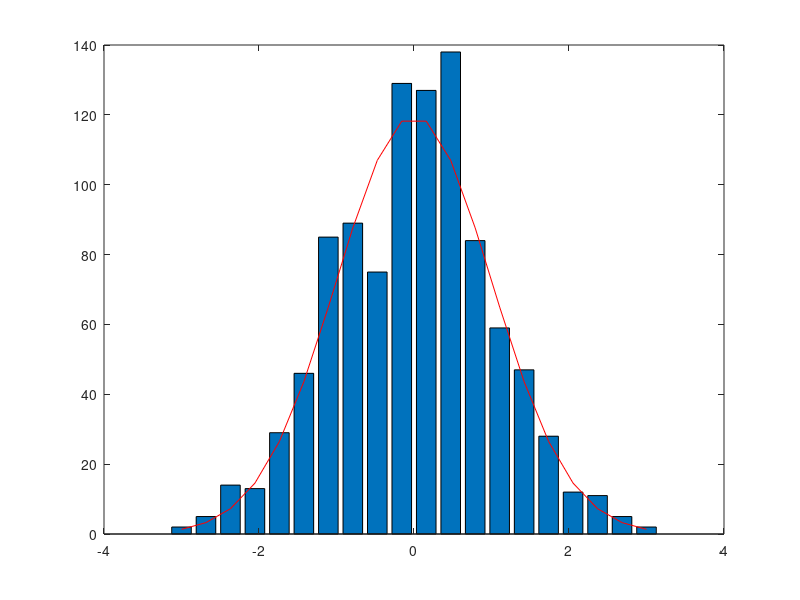

This chart was generated by the following MATLAB code: (Note: this script raises an error after producing the figure.)
%%% generate a Monte-Carlo with a Press-Schechter distribution, and
%compare to a real press-schechter 

%%% first check histogramming function
npoints=1000;
nbins=20;
y=randn(npoints,1);
x=linspace(-3,3,nbins);
dn=npoints.*6./nbins;

figure(1)
yhist=hist(y,x);
bar(x,yhist)

ytrue=1./sqrt(2.*pi).*exp(-(x.^2)./2.).*dn;
hold on
plot(x,ytrue,'red')
shg
hold off

stop

%%%% now consider Press-Schechter mass function
%%% consider distribution of objects above 10^10 M_solar at z=0
Rbox=100.; %%% in Mpc
Vbox=Rbox.^3; %%% in Mpc^3
z=0.;
nbins=20;
logMmin=10.;
Mmin=10.^logMmin;
M=logspace(logMmin,16.,nbins);
dNdlnM_real=dNdM_PS(M,0.).*M.*Vbox;

%%% now generate the Monte-Carlo realization

npoints=1000;
yi=abs(randn(npoints,1));
nu_min=delta_crit(z)./sigma_M(Mmin);
y=yi(yi>nu_min);
npoints=length(y);
Mrandom=M_from_nu(y,z,Mmin);
lgMrandom=log10(Mrandom);
logM=log10(M);
yhist=hist(lgMrandom,logM);
lgyhist=log10(yhist);

dn=npoints.*(max(logM)-min(logM))/nbins;
%figure(2)
%loglog(M,dNdlnM_real)
%shg


